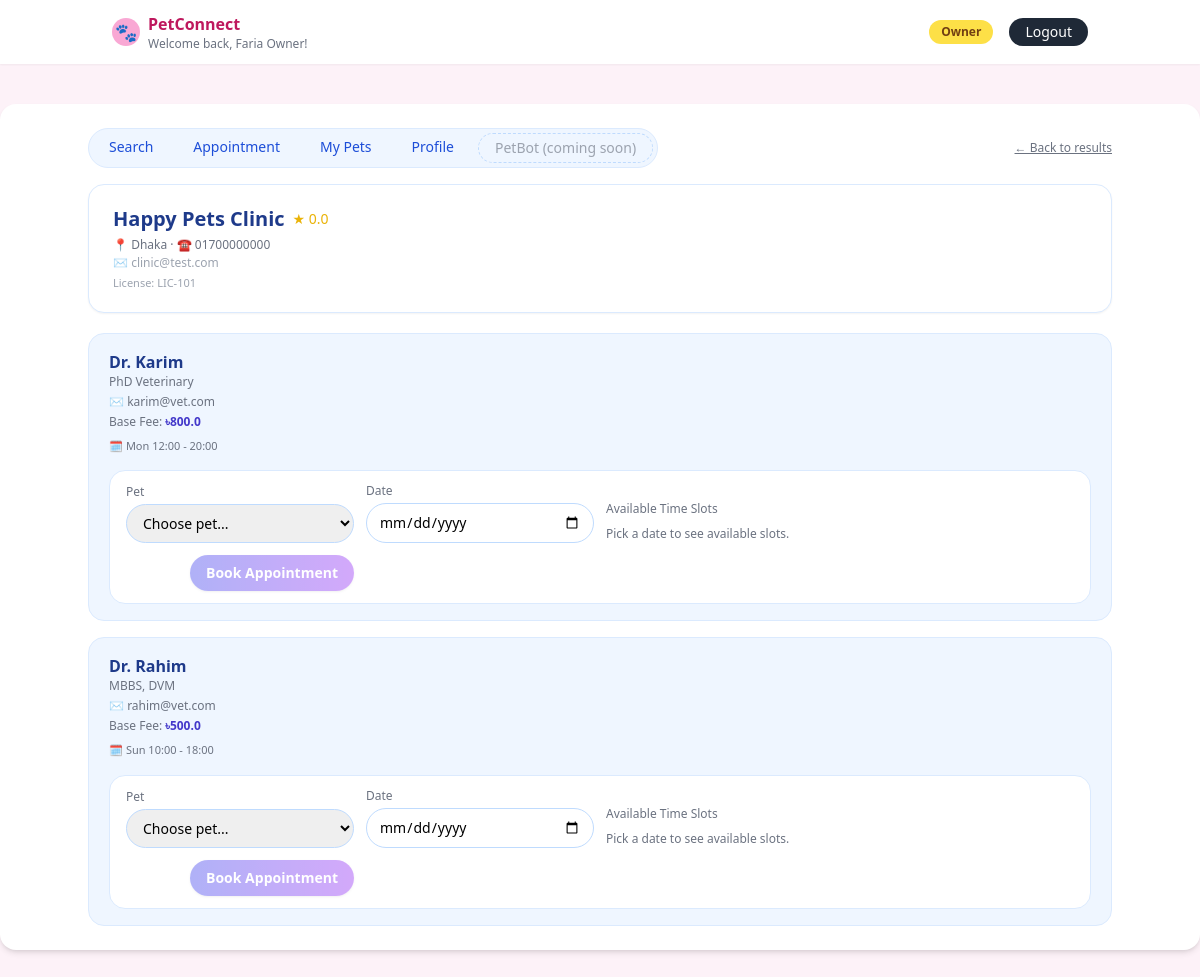
Page /owner/clinic/1 (signed in) on the committed database.
### tables this page shows
CREATE TABLE owners (
    id INTEGER PRIMARY KEY AUTOINCREMENT,
    user_id INTEGER NOT NULL UNIQUE,
    name TEXT NOT NULL,
    email TEXT NOT NULL,
    location TEXT NOT NULL DEFAULT '',
    password TEXT NOT NULL DEFAULT '', is_premium INTEGER DEFAULT 0, subscription_expiry TEXT, reward_points INTEGER DEFAULT 0,
    FOREIGN KEY (user_id) REFERENCES users(id)
);

CREATE TABLE clinics (
    id INTEGER PRIMARY KEY AUTOINCREMENT,
    user_id INTEGER NOT NULL UNIQUE,
    name TEXT NOT NULL,
    license_number TEXT NOT NULL,
    email TEXT NOT NULL,
    contact_number TEXT NOT NULL,
    location TEXT NOT NULL,
    FOREIGN KEY (user_id) REFERENCES users(id)
);

CREATE TABLE doctors (
    id INTEGER PRIMARY KEY AUTOINCREMENT,
    clinic_id INTEGER NOT NULL,
    name TEXT NOT NULL,
    email TEXT NOT NULL,
    base_fee REAL NOT NULL,
    qualifications TEXT NOT NULL,
    rating REAL DEFAULT 0,
    weekly_schedule TEXT NOT NULL,
    FOREIGN KEY (clinic_id) REFERENCES clinics(id)
);

### app.py (the view)
@app.route("/owner/clinic/<int:clinic_id>")
def owner_clinic_detail(clinic_id):
    guard = _require_owner()
    if guard:
        return guard
    conn = _get_conn()
    cur = conn.cursor()
    cur.execute(
        """
        SELECT
            c.*,
            COALESCE(AVG(d.rating), 0) AS clinic_rating
        FROM clinics c
        LEFT JOIN doctors d ON d.clinic_id = c.id
        WHERE c.id = ?
        GROUP BY c.id
        """,
        (clinic_id,),
    )
    clinic = cur.fetchone()
    if not clinic:
        conn.close()
        flash("Clinic not found.", "danger")
        return redirect(url_for("owner_search"))
    cur.execute(
        """
        SELECT *
        FROM doctors
        WHERE clinic_id = ?
        ORDER BY name
        """,
        (clinic_id,),
    )
    doctors = cur.fetchall()
    owner = _get_owner_for_current_user(conn)
    if not owner:
        conn.close()
        flash("Owner profile not found.", "danger")
        return redirect(url_for("owner_dashboard"))
    cur.execute(
        """
        SELECT *
        FROM pets
        WHERE owner_id = ?
        ORDER BY name
        """,
        (owner["id"],),
    )
    pets = cur.fetchall()
    conn.close()
    today = _dt2.now().strftime("%Y-%m-%d")
    return render_template(
        "owner_clinic_detail.html",
        clinic=clinic,
        doctors=doctors,
        pets=pets,
        doctor_slots={},
        today=today
    )

### app.py (called while the page is built)
def _get_conn():
    conn = _sqlite3.connect(DB_PATH)
    conn.row_factory = _sqlite3.Row
    return conn

def _require_owner():
    if not session.get("user_id") or session.get("role") != "owner":
        flash("Please log in as a pet owner to access this page.", "warning")
        return redirect(url_for("login"))
    return None

def _get_owner_for_current_user(conn):
    user_id = session.get("user_id")
    if not user_id:
        return None
    cur = conn.cursor()
    cur.execute("SELECT * FROM owners WHERE user_id = ?", (user_id,))
    return cur.fetchone()

### templates/owner_clinic_detail.html (shortened to what this page needs)
{% extends "base.html" %}
{% block content %}
<div class="max-w-5xl mx-auto">
  <div class="flex items-center justify-between mb-4">
    <div class="flex space-x-2 bg-blue-50 rounded-full px-1 py-1 text-sm border border-blue-100">
      <a href="{{ url_for('owner_search') }}"
         class="px-4 py-1 rounded-full text-blue-700 hover:bg-blue-100">
        Search
      </a>
      <a href="{{ url_for('owner_appointments') }}"
         class="px-4 py-1 rounded-full text-blue-700 hover:bg-blue-100">
        Appointment
      </a>
      <a href="{{ url_for('owner_dashboard', tab='pets') }}"
         class="px-4 py-1 rounded-full text-blue-700 hover:bg-blue-100">
        My Pets
      </a>
      <a href="{{ url_for('owner_dashboard', tab='owner') }}"
         class="px-4 py-1 rounded-full text-blue-700 hover:bg-blue-100">
        Profile
      </a>
      <span class="px-4 py-1 rounded-full text-gray-400 bg-blue-50 border border-dashed border-blue-200">
        PetBot (coming soon)
      </span>
    </div>
    <a href="{{ url_for('owner_search') }}"
       class="text-xs text-gray-500 hover:text-indigo-600 underline">
      &larr; Back to results
    </a>
  </div>
  <div class="bg-white rounded-2xl border border-blue-100 shadow-sm px-6 py-5 mb-5">
    <div class="flex justify-between items-start">
      <div>
        <div class="flex items-center space-x-2">
          <h2 class="text-xl font-semibold text-blue-900">{{ clinic['name'] }}</h2>
          <span class="text-yellow-500 text-sm">
            ★ {{ '%.1f'|format(clinic['clinic_rating'] or 0) }}
          </span>
        </div>
        <p class="text-xs text-gray-500 mt-1">
          📍 {{ clinic['location'] }}{% if clinic['contact_number'] %} &middot; ☎ {{ clinic['contact_number'] }}{% endif %}
        </p>
        {% if clinic['email'] %}
          <p class="text-xs text-gray-400 mt-0.5">✉ {{ clinic['email'] }}</p>
        {% endif %}
        <p class="text-[11px] text-gray-400 mt-1">
          License: {{ clinic['license_number'] }}
        </p>
      </div>
    </div>
  </div>
  {% if doctors %}
    <div class="space-y-4">
      {% for d in doctors %}
        <div class="bg-blue-50 rounded-2xl border border-blue-100 px-5 py-4">
          <div class="flex justify-between items-start">
            <div>
              <h3 class="font-semibold text-blue-900">{{ d['name'] }}</h3>
              <p class="text-xs text-gray-500">{{ d['qualifications'] }}</p>
              <p class="text-xs text-gray-500 mt-1">✉ {{ d['email'] }}</p>
              <p class="text-xs text-gray-500 mt-1">
                Base Fee: <span class="font-semibold text-indigo-700">৳{{ d['base_fee'] }}</span>
              </p>
              {% if d['weekly_schedule'] %}
                <p class="text-[11px] text-gray-500 mt-2">
                  🗓 {{ d['weekly_schedule'] }}
                </p>
              {% endif %}
            </div>
          </div>
          <form method="post"
                action="{{ url_for('book_appointment', clinic_id=clinic['id'], doctor_id=d['id']) }}"
                class="mt-4 grid grid-cols-1 md:grid-cols-4 gap-3 items-end bg-white rounded-2xl border border-blue-100 px-4 py-3 slot-form"
                data-doctor-id="{{ d['id'] }}">
            <div>
              <label class="block text-xs text-gray-500 mb-1">Pet</label>
              <select name="pet_id"
                      class="w-full border border-blue-200 rounded-full px-3 py-2 text-sm">
                <option value="">Choose pet...</option>
              </select>
            </div>
            <div>
              <label class="block text-xs text-gray-500 mb-1">Date</label>
              <input type="date"
                    name="date"
                    required
                    min="{{ today }}"
                    class="w-full border border-blue-200 rounded-full px-3 py-2 text-sm date-input">
            </div>
            <div class="md:col-span-2">
              <label class="block text-xs text-gray-500 mb-1">Available Time Slots</label>
              <p class="slot-empty text-[12px] text-gray-500 mt-1 hidden">
                Pick a date to see available slots.
              </p>
            </div>
            <div class="flex justify-end mt-3 md:mt-0">
              <button type="submit"
                      class="submit-btn px-4 py-2 w-full md:w-auto rounded-full bg-gradient-to-r from-indigo-500 to-purple-500 text-white text-sm font-semibold shadow hover:shadow-md transition disabled:opacity-50 disabled:cursor-not-allowed"
                      disabled>
                Book Appointment
              </button>
            </div>
          </form>
        </div>
      {% endfor %}
    </div>
  {% else %}
    <div class="bg-white rounded-2xl border border-dashed border-blue-200 p-8 text-center text-sm text-gray-500">
      No doctors are listed for this clinic yet.
    </div>
  {% endif %}
</div>
{% endblock %}

### templates/base.html (shortened to what this page needs)
<!DOCTYPE html>
<html lang="en">
<head>
  <script src="https://cdn.tailwindcss.com"></script>
</head>
<body class="bg-pink-50">
  <header class="bg-white shadow-sm">
    <div class="max-w-5xl mx-auto px-6 py-3 flex items-center justify-between">
      <div class="flex items-center space-x-2">
        <div class="w-7 h-7 rounded-full bg-pink-300 flex items-center justify-center">
          <span class="text-white text-lg">🐾</span>
        </div>
        <div>
          <p class="font-semibold text-pink-700">PetConnect</p>
          {% if session.get('user_name') %}
            <p class="text-xs text-gray-500">Welcome back, {{ session.get('user_name') }}!</p>
          {% endif %}
        </div>
      </div>
      <nav class="flex items-center space-x-4 text-sm">
        {% if session.get('user_id') %}
          <span class="px-3 py-1 rounded-full bg-yellow-300 text-xs font-semibold text-yellow-900">
            {{ session.get('role')|capitalize }}
          </span>
          <a href="{{ url_for('logout') }}"
             class="px-4 py-1 rounded-full bg-gray-800 text-white text-sm hover:bg-black transition">
            Logout
          </a>
        {% endif %}
      </nav>
    </div>
  </header>
  <main class="min-h-screen">
    <div class="max-w-7xl mx-auto mt-10">
      <div class="bg-white rounded-2xl shadow-md px-8 py-6">
        {% block content %}{% endblock %}
      </div>
    </div>
  </main>
</body>
</html>

### rows in the picture
owners: get "Faria Owner"
clinics: name "Happy Pets Clinic", location "Dhaka", contact_number "01700000000", email "clinic@test.com", license_number "LIC-101"
doctors: name "Dr. Karim", qualifications "PhD Veterinary", email "karim@vet.com", base_fee "800.0", weekly_schedule "Mon 12:00 - 20:00"
doctors: name "Dr. Rahim", qualifications "MBBS, DVM", email "rahim@vet.com", base_fee "500.0", weekly_schedule "Sun 10:00 - 18:00"

### other values in the picture
{{ session.get('role')|capitalize }} "Owner"
{{ '%.1f'|format(clinic['clinic_rating'] or 0) }} "0.0"
